Frame 1 (no input): blank canvas, image omitted
Frame 60 (the mouse pressed at the canvas centre just before this capture): blank canvas, image omitted
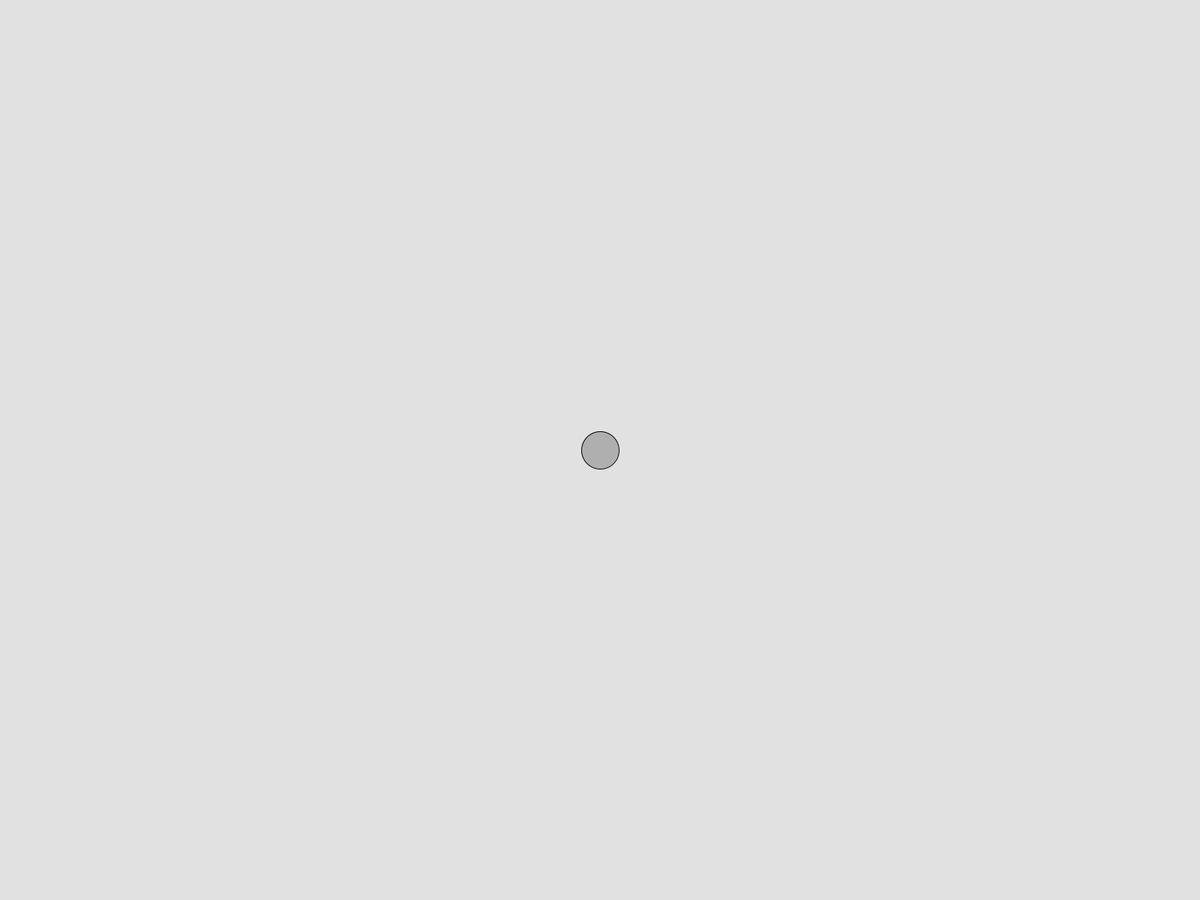
Frame 120 (the mouse held since frame 60 and released just before this capture)

The Processing sketch whose frames 1 and 60 were blank and that drew this single picture after the mouse press (run headless with seeded random() and noise(); from frame 60 on, the mouse is pressed at the canvas centre):

// Processing sketch: mouse_moveing_ellipse
// ── mouse_moveing_ellipse.pde
void setup() {
  fullScreen();
}

void draw() {
  background(225);
  stroke(0);
  fill(175);
  ellipse(mouseX, mouseY, 50, 50);
}
